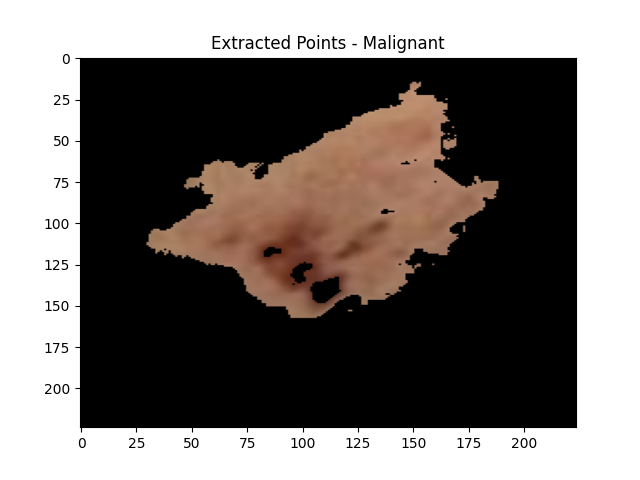
#> input picture medical_ai/data_analyze/Extracted Malignant.png, 640 x 480 px
$ python img_histogram.py
#> lines starting #> are read from the running program, lines starting #| are printed output that depends on the picture; after the words box and inside, x2 and y2 are one past the last pixel; in counts of white or black regions, pixels touching at a corner belong together
import cv2
import numpy as np
import matplotlib.pyplot as plt

# 이미지 로드
extracted_mal = cv2.imread('Extracted Malignant.png')
#> extracted_mal is the input picture: shape (480, 640, 3); mean B, G, R 112, 115.3, 121.4
extracted_ben = cv2.imread('Extracted Benign.png')
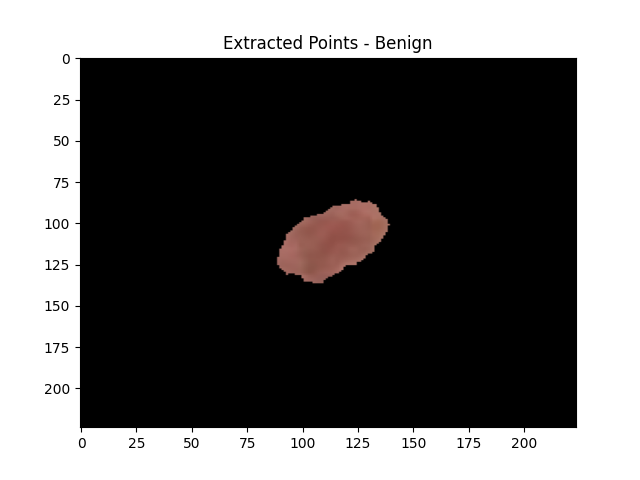
#> input picture medical_ai/data_analyze/Extracted Benign.png, 640 x 480 px
#> extracted_ben is the input picture: shape (480, 640, 3); mean B, G, R 102.3, 102.5, 103.6


# HSV 및 그레이스케일 히스토그램 계산 및 시각화
def calculate_and_plot_histograms(image):

    hsv_image = cv2.cvtColor(image, cv2.COLOR_BGR2HSV)
#> hsv_image: shape (480, 640, 3); mean H, S, V 1.4, 16, 121.4
    h, s, v = cv2.split(hsv_image)
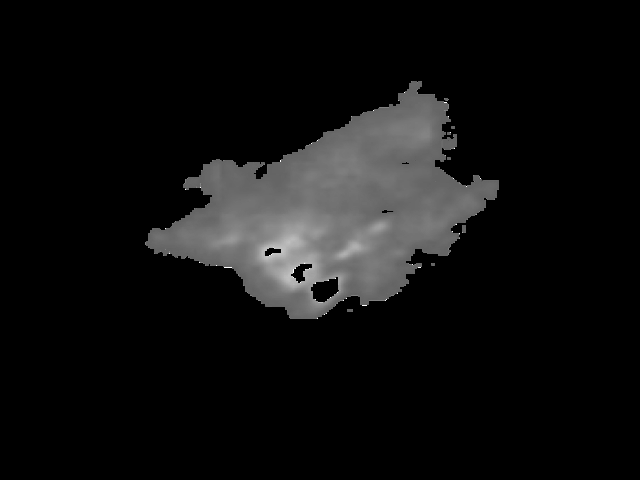
#> s: shape (480, 640); min 0, max 255, mean 16

    # HSV 히스토그램 계산 (검정색 부분 제외)
    mask = cv2.inRange(hsv_image, (0, 1, 1), (180, 255, 255))
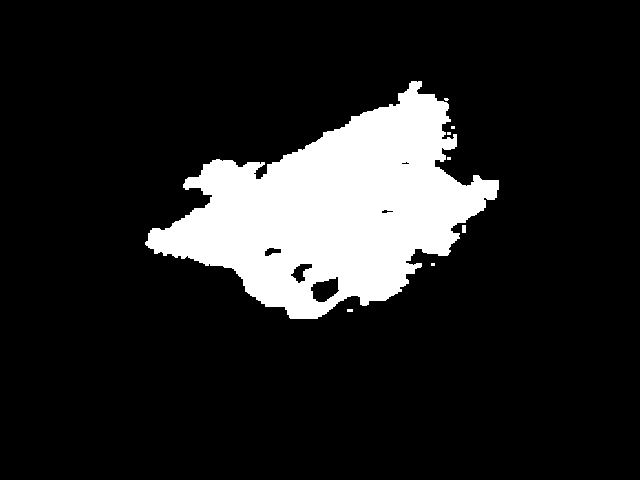
#> mask: shape (480, 640); 13.7% white; 8 white regions (6 under 20 px), largest, box (x1, y1, x2, y2) and area: (145, 81, 499, 319) 42002, (462, 225, 466, 233) 32

    filtered_h = h[mask > 0]
    filtered_s = s[mask > 0]
    filtered_v = v[mask > 0]

    # Grayscale 히스토그램 계산
    gray_image = cv2.cvtColor(image, cv2.COLOR_BGR2GRAY)
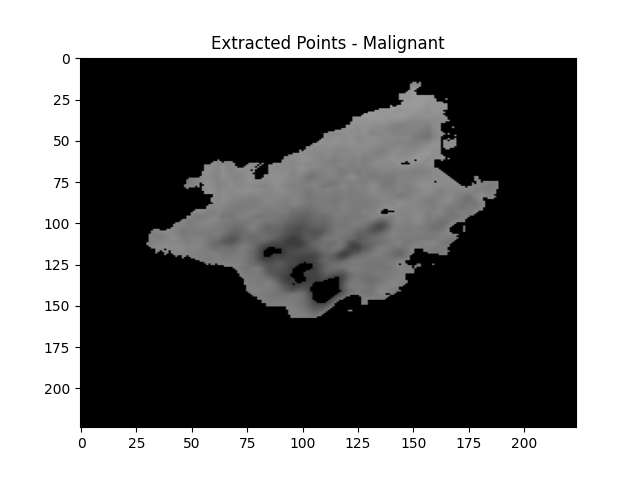
#> gray_image: shape (480, 640); min 0, max 255, mean 116.7
    gray_filtered = gray_image[mask > 0]

    return filtered_h, filtered_s, filtered_v, gray_filtered

mal_h, mal_s, mal_v, mal_gray = calculate_and_plot_histograms(extracted_mal)
ben_h, ben_s, ben_v, ben_gray = calculate_and_plot_histograms(extracted_ben)
#> in calculate_and_plot_histograms (call 2), `hsv_image = cv2.cvtColor(image, cv2.COLOR_BGR2HSV)`: hsv_image: shape (480, 640, 3); mean H, S, V 0.1, 2.3, 103.6
#> in calculate_and_plot_histograms (call 2), `mask = cv2.inRange(hsv_image, (0, 1, 1), (180, 255, 255))`:
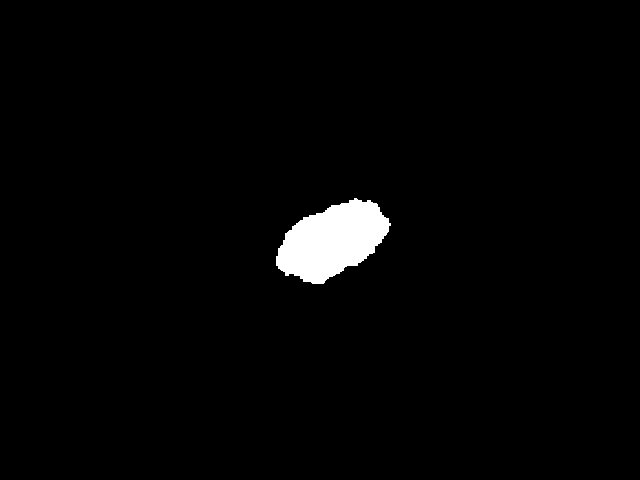
#> mask: shape (480, 640); 2% white; 1 white region, box (x1, y1, x2, y2) and area: (276, 198, 391, 284) 6221
#> in calculate_and_plot_histograms (call 2), `filtered_h = h[mask > 0]`: filtered_h = 6221 values, max 15 at index 2041, min 0 at index 0, mean 4.45
#> in calculate_and_plot_histograms (call 2), `filtered_s = s[mask > 0]`: filtered_s = 6221 values, max 255 at index 139, min 64 at index 4761, mean 112.9
#> in calculate_and_plot_histograms (call 2), `filtered_v = v[mask > 0]`: filtered_v = 6221 values, max 174 at index 5645, min 1 at index 139, mean 148
#> in calculate_and_plot_histograms (call 2), `gray_filtered = gray_image[mask > 0]`: gray_filtered = 6221 values, max 131 at index 94, min 0 at index 139, mean 107.8
#> ben_h has the same summary as filtered_h in calculate_and_plot_histograms; ben_s has the same summary as filtered_s in calculate_and_plot_histograms; ben_v has the same summary as filtered_v in calculate_and_plot_histograms; ben_gray has the same summary as gray_filtered in calculate_and_plot_histograms


# Malignant에서 히스토그램 최대값 계산(mal과 ben의 y축 히스토그램을 맞추기 위함)
h_max = np.histogram(mal_h, bins=180)[0].max()
#> h_max = 11086
s_max = np.histogram(mal_s, bins=256)[0].max()
#> s_max = 1925
v_max = np.histogram(mal_v, bins=256)[0].max()
#> v_max = 1565
gray_max = np.histogram(mal_gray, bins=256)[0].max()
#> gray_max = 1513

# HSV 히스토그램
plt.figure(figsize=(12, 8))

plt.subplot(2, 3, 1)
plt.hist(mal_h, bins=180, color='r', alpha=0.7)
plt.title('Hue Histogram (Malignant)')
plt.xlabel('Hue')
plt.ylabel('Frequency')
plt.ylim(0, h_max)

plt.subplot(2, 3, 2)
plt.hist(mal_s, bins=256, range = (0, 256),color='g', alpha=0.7)
plt.title('Saturation Histogram (Malignant)')
plt.xlabel('Saturation')
plt.ylim(0, s_max)

plt.subplot(2, 3, 3)
plt.hist(mal_v, bins=256, range = (0, 256), color='b', alpha=0.7)
plt.title('Value Histogram (Malignant)')
plt.xlabel('Value')
plt.ylim(0, v_max)

plt.subplot(2, 3, 4)
plt.hist(ben_h, bins=180, color='r', alpha=0.7)
plt.title('Hue Histogram (Benign)')
plt.xlabel('Hue')
plt.ylim(0, h_max)

plt.subplot(2, 3, 5)
plt.hist(ben_s, bins=256, range = (0, 256), color='g', alpha=0.7)
plt.title('Saturation Histogram (Benign)')
plt.xlabel('Saturation')
plt.ylim(0, s_max)

plt.subplot(2, 3, 6)
plt.hist(ben_v, bins=256, range = (0, 256), color='b', alpha=0.7)
plt.title('Value Histogram (Benign)')
plt.xlabel('Value')
plt.ylim(0, v_max)

plt.tight_layout()

plt.savefig('hsv_histogram.png')
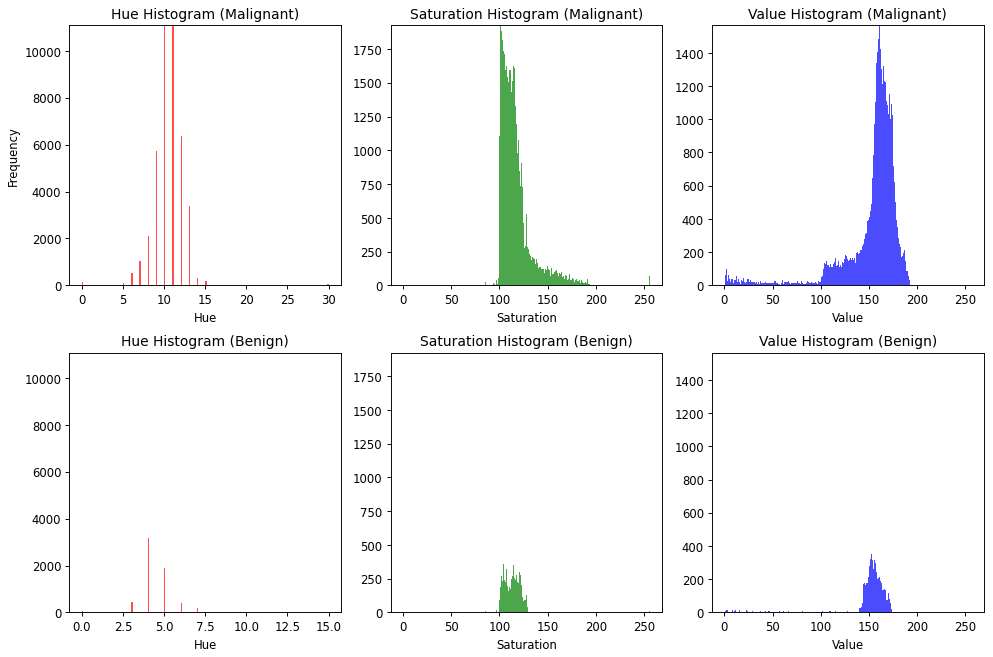
#> figure drawn by matplotlib, 6 panels; panel 1: tallest bar 11086 high, from x = 11 to 11.17; panel 2: tallest bar 1925 high, from x = 101 to 102; panel 3: tallest bar 1565 high, from x = 160 to 161; panel 4: tallest bar 3185 high, from x = 4 to 4.08

plt.show()

# Grayscale 히스토그램
plt.figure(figsize=(10, 4))

plt.subplot(1, 2, 1)
plt.hist(mal_gray, bins=256, color='gray', alpha=0.7)
plt.title('Grayscale Histogram (Malignant)')
plt.xlabel('Pixel')
plt.ylabel('Frequency')
plt.ylim(0, gray_max)

plt.subplot(1, 2, 2)
plt.hist(ben_gray, bins=256, color='gray', alpha=0.7)
plt.title('Grayscale Histogram (Benign)')
plt.xlabel('Pixel')
plt.ylim(0, gray_max)

plt.tight_layout()

plt.savefig('grayscale_histogram.png')
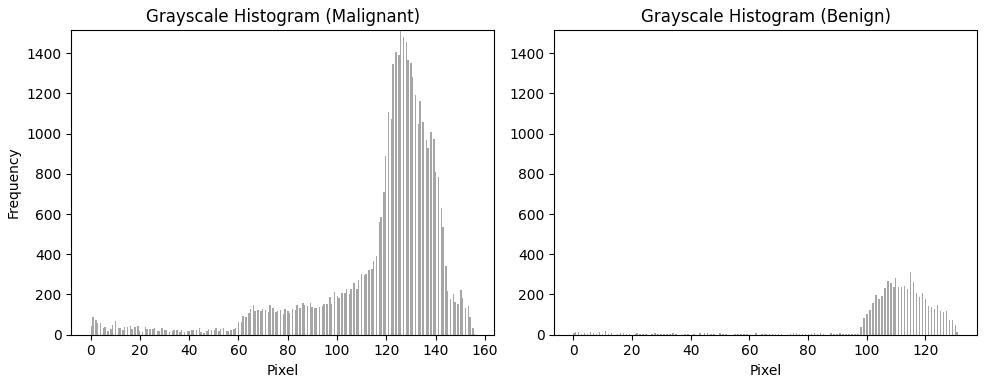
#> figure drawn by matplotlib, 2 panels; panel 1: tallest bar 1513 high, from x = 125.5 to 126.1; panel 2: tallest bar 310 high, from x = 114.6 to 115.1

plt.show()
